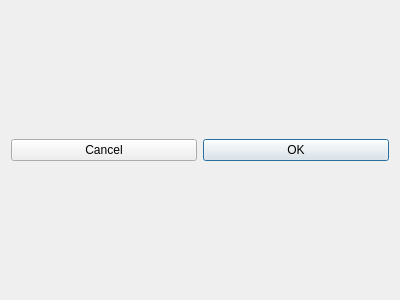
<?xml version="1.0" encoding="UTF-8"?>
<ui version="4.0">
 <class>EditDialog</class>
 <widget class="QDialog" name="EditDialog">
  <property name="geometry">
   <rect>
    <x>0</x>
    <y>0</y>
    <width>400</width>
    <height>300</height>
   </rect>
  </property>
  <property name="windowTitle">
   <string>Dialog</string>
  </property>
  <layout class="QVBoxLayout" name="verticalLayout">
   <item>
    <layout class="QFormLayout" name="formLayout"/>
   </item>
   <item>
    <layout class="QHBoxLayout" name="horizontalLayout">
     <item>
      <widget class="QPushButton" name="buttonCancel">
       <property name="text">
        <string>Cancel</string>
       </property>
      </widget>
     </item>
     <item>
      <widget class="QPushButton" name="buttonOK">
       <property name="enabled">
        <bool>true</bool>
       </property>
       <property name="text">
        <string>OK</string>
       </property>
       <property name="default">
        <bool>true</bool>
       </property>
      </widget>
     </item>
    </layout>
   </item>
  </layout>
 </widget>
 <resources/>
 <connections/>
</ui>
